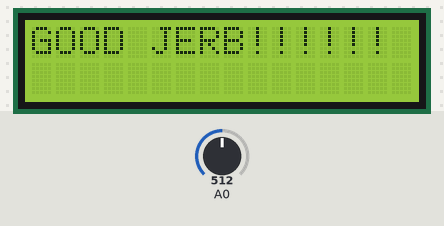
A sketch run on a simulated Arduino Mega 2560, built with avr-gcc and run on an emulated ATmega2560. Parts: 16×2 character LCD. The inputs (shaded band) are chosen by the test bench; at power-on: A0 = 512.

Above: at 0.28 s.
At 20.02 s:
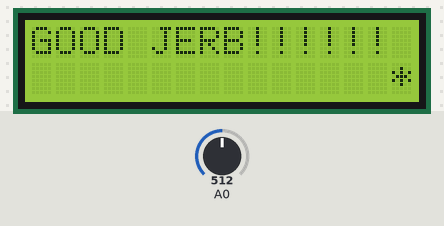
At 39.43 s:
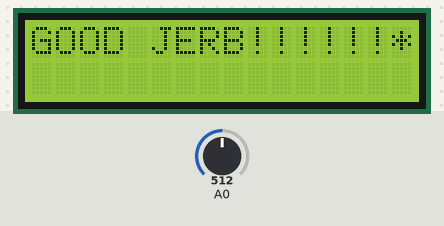

The sketch:

XAPI_DEBUG_V3.ino
```cpp
#include <Serial_service.h>
#include <LiquidCrystal.h>
#include <LCD_service.h>
#include <Xapi.h>
#include <Subscriptions.h>
#include <Universal.h>
#include <Util.h>
#include <Single_buff.h>

//0013a200
//40a1446d

//***********************************************
//***********************************************
Xapi xapi = Xapi(Serial);
Serial_service serial_service = Serial_service(Serial1, xapi);
LCD_service lcd_service(xapi);

uint8_t msg1[] =   "I FEEL GREAT";
uint8_t msg2[] =   "COMMODORE 64";
uint8_t _clear[] = "                ";


//***********************************************
//***********************************************
void setup()
{
 Serial.begin(MISC_SERIAL_SPEED);
 Serial1.begin(MISC_SERIAL_SPEED);


}

//***********************************************
//***********************************************
void loop()
{
  system_active();
  process_buttons();
  xapi.xapi_latch();
  lcd_service.lcd_service_latch();
  serial_service.serial_service_latch();
  //delay(4000);
}

//***********************************************
//***********************************************

void process_buttons()
{
  // storage for the button
  int button;

  button = lcd_service.get_lcd_key();

  // process packet
  if(button == LCD_btnSELECT)
  {

    lcd_service.lcd_snd_local_serial_debug((const uint8_t*)"SELECT");
    //lcd_service.lcd_snd_LOCAL_message(0,0,(const uint8_t*)"VICTORY(C)     ");
    lcd_service.lcd_snd_EXTERNAL_message(ADDR_MSB, 0x40a1446d, ADDR16_BROADCAST,
                                        0,0,(const uint8_t*)"VICTORY(EN)    ");


    /*
    lcd_service.lcd_snd_EXTERNAL_message(  DEBUG_MSB_ADDR,
					  DEBUG_LSB_ADDR,
				          DEBUG_ADDR16,
					  0,
					  0,
					  _clear);


   lcd_service.lcd_snd_EXTERNAL_message(  DEBUG_MSB_ADDR,
					  DEBUG_LSB_ADDR,
				          DEBUG_ADDR16,
					  0,
					  0,
					  msg1);

  lcd_service.lcd_print(0, 0, (const char*)"first message");
  lcd_service.lcd_print(0,1, (const char*)"                ");

*/
  }

  if(button == LCD_btnLEFT )
  {

    lcd_service.lcd_snd_LOCAL_message(0,0,(const uint8_t*)"GOOD JERB!!!!!!");

    /*
    lcd_service.lcd_snd_EXTERNAL_message(  DEBUG_MSB_ADDR,
					  DEBUG_LSB_ADDR,
				          DEBUG_ADDR16,
					  0,
					  1,
					  _clear);


    lcd_service.lcd_snd_EXTERNAL_message(  DEBUG_MSB_ADDR,
					  DEBUG_LSB_ADDR,
				          DEBUG_ADDR16,
					  0,
					  1,
					  msg2);

  lcd_service.lcd_print(0, 1, (const char*)"second message");
  lcd_service.lcd_print(0,0, (const char*)"                ");

  */
  }
}

//***********************************************
//***********************************************
void system_active()
{
    static uint16_t cnt = 0;
    static uint8_t row = 0;

    cnt++;

    if ( (cnt%2500) == 0)
   {
     // turn off both stars
     lcd_service.lcd_print(15, 0, (const char*)" ");
     lcd_service.lcd_print(15, 1, (const char*)" ");

     row++;
     // turn on new row
     lcd_service.lcd_print(15, row%2, (const char*)"*");

   }

}
```

Serial_service.h
```cpp
#ifndef SERIAL_SERVICE_h
#define SERIAL_SERVICE_h

#include <arduino.h>
#include <single_buff.h>
#include <util.h>
#include <xapi.h>

//**********************************************
//**********************************************
// The Serial Service allows for the XAPI to
// communicate over a standard serial connection
// to the outside world. This service only
// communicates via the standard TUN packet.
// TUN packet format:
// Format of the TUNNELED (TUN) packet in ASCII-HEX:
// $[TYPE:2][PAYLOAD_SZ:2][CHECKSUM:4][PAYLOAD:?]%


class Serial_service
{
	// The objects this service requires
	private:
		Util m_util;
		HardwareSerial& m_serial;
		Xapi& m_xapi;

	// This buffer and variables keep track of
	// incoming RX bytes.
	private:
		uint8_t m_rx_buff[LARGE_BUFF_SZ];
		boolean m_rx_start_found;
		boolean m_rx_end_found;
		boolean m_rx_buff_ready;
		uint8_t m_rx_buff_index;

	// routines to maintain state
	private:
		uint8_t assemble_TUN_packet(uint8_t c);
		void reset_rx_state();
		boolean process_TUN_packet(	uint8_t* buff, uint8_t buff_sz);
		void simple_local_LCD_msg( uint8_t* buff, uint8_t buff_sz);
		void snd_serial_add_frame(const uint8_t* buff, uint8_t buff_sz);
		void snd_local_TUN_packet_via_serial();

	// constructor and latch
	public:
		Serial_service(HardwareSerial& _serial, Xapi& _xapi);
		void serial_service_latch();
};

#endif
```

Single_buff.h
```cpp
#ifndef SINGLE_BUFF_h
#define SINGLE_BUFF_h
#include <arduino.h>
#include <universal.h>
#include <util.h>

//**********************************************
//**********************************************
// state kept for single_buff

class Single_buff
{
	private:
		void reset_buffer();

	// maintains state of the buffer
	private:
		uint8_t m_buff_array[LARGE_BUFF_SZ];
		boolean m_buff_ready;
		uint8_t m_buff_sz;
		Util m_util;
		uint16_t m_buffer_id;

	// general routines to add and remove buffer
	public:
		Single_buff();
		uint8_t add_SYS_buffer(uint8_t* buff, const uint8_t sz);
		uint8_t add_TUN_buffer(uint8_t* buff, const uint8_t sz);
		uint8_t add_TUN_buffer(uint8_t* buff, const uint8_t sz, const uint8_t ID);
		uint8_t pop_top(uint8_t* buff, const uint8_t sz);
		uint16_t get_buffer_id();
		boolean any_items();

	// routines for use on TUN packets.
	public:
		int get_TUN_type();

};

#endif
```

Subscriptions.h
```cpp
#ifndef SUBSCRIPTIONS_h
#define SUBSCRIPTIONS_h
#include "Arduino.h"
#include "Universal.h"

//**********************************************
//**********************************************
// This class simply keeps track of of what
// TUN ID's the service wants to be notified of.

class Subscriptions
{
	// for all callers
	public:
		void set_subscriptions(uint8_t* type_array, uint8_t items);
		boolean add_subscription(uint8_t type);
		boolean is_subscribed(uint8_t type);

	// Constructors
	public:
		Subscriptions();

	// private functions
	private:
		void reset_subscriptions();

	// state variables
	private:
		uint8_t m_subscriptions[SUB_MAX_SUBSCRIPTIONS];
		uint8_t m_total_subscriptions;

};

#endif
```

Universal.h
```cpp
#ifndef UNIVERSAL_h
#define UNIVERSAL_h

//***********************************************
//***********************************************
// Format of the TUNNELED (TUN) packet in ASCII-HEX:
// $[TYPE:2][PAYLOAD_SZ:2][CHECKSUM:4][PAYLOAD:?]%

//***********************************************
//***********************************************
// API byte locations in buffers going to/from XBEE
#define API_START_LOC 0
#define API_LENGTH_MSB_LOC 1
#define API_LENGTH_LSB_LOC 2
#define API_FRAME_TYPE_LOC 3
#define API_FRAME_ID_LOC 4
#define API_BROADCAST_RADIUS_MAX 0x00
#define API_DEFAULT_OPTIONS 0x00
#define API_NULL_BYTE 0x00
#define API_FRAME_TX_REQUEST 0x10

//***********************************************
//***********************************************
// This file contains all the #defines needed
// by the Xapi and services. The intent is that
// everyone has the same values for buffer sizes,
// SYS packet types and TUN packet types. Therefore,
// there is no confusion or memory buffer mismatches.
// Please update this file to optimize memory usage.

//***********************************************
//***********************************************
// Standard Buffer sizes.
// These buffer sizes must be used by all services
// and the Xapi to ensure there is no buffer size
// mismatches. Please keep buffer sizes to three
// buffer sizes max. The more there are defined,
// the more confusing the system becomes.
//
// WARNING: If you modify these values, you MUST
// modify those values on the PC as well.
#define LARGE_BUFF_SZ 70
#define MED_BUFF_SZ 40
#define SMALL_BUFF_SZ 20
#define _8_BIT_SZ 3
#define _16_BIT_SZ 5
#define _32_BIT_SZ 9

//***********************************************
//***********************************************
// System (SYS) packet types
#define SYS_PACKET_SIZE_CORRECTION 4

//***********************************************
//***********************************************
// Tunnelled (TUN) packet types
// Note: All packet types must be listed here
// This will help keep type allocations straight

// illegal TUN type
#define ILLEGAL_TUN_TYPE 0x00

// to ship out a LCD messages
#define TUN_TYPE_EXTERNAL_LCD_MSG 0x01
#define TUN_TYPE_LOCAL_LCD_MSG 0x02

// For simple local LCD display (debug)
#define TUN_TYPE_LOCAL_SIMPLE_LCD_MSG 0x03
#define TUN_TYPE_EXTERNAL_SIMPLE_LCD_MSG 0x04

// Reserved
#define TUN_TYPE_RESERVED 0x05

// for serial debug messages
#define TUN_TYPE_EXTERNAL_SERIAL_DEBUG_MSG 0x06
#define TUN_TYPE_LOCAL_SERIAL_DEBUG_MSG 0x07

// for chat
#define TUN_TYPE_EXTERNAL_CHAT 0x08
#define TUN_TYPE_LOCAL_CHAT 0x09


//***********************************************
//***********************************************
// XBee Byte Locations (XLOC) for outgoing packets
// to the XBee module via a serial connection

//***********************************************
//***********************************************
// System packet byte locations (SLOC) for incoming
// packets from the xbee module.
#define SLOC_API_FRAME_TYPE_LOC 3
#define SLOC_API_LENGTH_MSB_LOC 1
#define SLOC_API_LENGTH_LSB_LOC 2

//***********************************************
//***********************************************
// Tunnelled packet byte locations (TLOC) for incoming
// packets from the xbee module.

//***********************************************
//***********************************************
// Sentinel bytes (SENT) used throughout the system.
#define SENT_XAPI_START_BYTE 0x7E
#define SENT_START_BYTE '$'
#define SENT_END_BYTE '%'
#define SENT_API_NULL_BYTE 0x00
#define SENT_CHAR_NULL_BYTE '\0'
#define SENT_NULL_TUN_TYPE ILLEGAL_TUN_TYPE

//***********************************************
//***********************************************
// Return values (RET) used throughout the system.
#define RET_NEGATIVE -1
#define RET_ZERO 0

//***********************************************
//***********************************************
// Misc values (MISC) used throughout the system.
#define MISC_SERIAL_SPEED 57600
#define MISC_PC_SPEED 9600
#define MISC_8BIT_HEX_SZ 2
#define MISC_16BIT_HEX_SZ 4
#define MISC_32BIT_HEX_SZ 8
#define MISC_ANTI_SLAM 220
#define MISC_TUN_HEADER_SZ 8
#define MISC_TUN_HEADER_NO_CHECKSUM_SZ 4
#define MISC_TUN_START_STOP_SZ 2
#define MISC_LCD_WIDTH 16


//***********************************************
//***********************************************
// LCD values that are intended to be used
// with the LCD service (LCD)
// REMEBER: Any new packet types of this service
// should be filed under the TUN packet types
// section. All service packet types are of type
// TUN. They are TUNneled packets.

#define LCD_btnRIGHT  0
#define LCD_btnUP     1
#define LCD_btnDOWN   2
#define LCD_btnLEFT   3
#define LCD_btnSELECT 4
#define LCD_btnNONE   5
#define LCD_SCREEN_WIDTH 16
#define LCD_ROW_0 0
#define LCD_ROW_1 1
#define LCD_X_START 0
#define LCD_X_END 1
#define LCD_X_SZ 2
#define LCD_Y_START 2
#define LCD_Y_END 3
#define LCD_Y_SZ 2
#define LCD_MSG_START 4


//***********************************************
//***********************************************
// Locations into the TUN type necessary for
// extractions
// Format of the TUNNELED (TUN) packet in ASCII-HEX:
// [TYPE:2][PAYLOAD_SZ:2][CHECKSUM:4][PAYLOAD:?]

#define TUN_TYPE_START 0
#define TUN_TYPE_END 1
#define TUN_TYPE_SZ 2

#define TUN_PAYLOAD_SZ_START 2
#define TUN_PAYLOAD_SZ_END 3
#define TUN_PAYLOAD_SZ_SZ 2

#define TUN_CHECKSUM_START 4
#define TUN_CHECKSUM_END 7
#define TUN_CHECKSUM_SZ 4

#define TUN_PAYLOAD_START 8


//***********************************************
//***********************************************
// Addresses used for broadcasts

#define MSB_BROADCAST_ADDR 0x00000000
#define LSB_BROADCAST_ADDR 0x0000FFFF
#define ADDR16_BROADCAST 0xFFFE
#define DH_BROADCAST 0x0
#define DL_BROADCAST 0xFFFF
#define ADDR_MSB 0x0013a200
#define BYTE0_MSB 0
#define BYTE0_LSB 1
#define BYTE1_MSB 2
#define BYTE1_LSB 3
#define BYTE2_MSB 4
#define BYTE2_LSB 5
#define BYTE3_MSB 6
#define BYTE3_LSB 7

//***********************************************
//***********************************************
// Length correction for different packets (CORR).
#define CORR_0x10_LENGTH_CORRECTION 14

#define DEBUG_MSB_ADDR 0x0013a200
#define DEBUG_LSB_ADDR 0x40a1446d
#define DEBUG_ADDR16 0xFFFE

//***********************************************
//***********************************************
// Used by Subscriptions (SUB)
#define SUB_MAX_SUBSCRIPTIONS 5


#endif
```

Util.h
```cpp
#ifndef UTIL_h
#define UTIL_h
#include <arduino.h>


//***********************************************
//***********************************************
// UTIL. This file contains utility functions
// that can be utilized by all code within
// the system.

class Util
{
	private:


	// Generic routines useful to all
	public:
		void int_to_hex32(uint32_t value, uint32_t size, char stor_buff[]);
		void int_to_hex(const int value, const int size, char stor_buff[]);
		uint8_t ascii_hex_byte_to_int(const uint8_t msb, const uint8_t lsb);
		uint16_t hex_to_int(int start_byte, int end_byte, int size, const uint8_t* buffer);
		void clean_packet(uint8_t* packet, uint16_t size);
		uint8_t cpy_buff(uint8_t* dest, const uint8_t* src, const uint8_t byte_cnt);
		boolean verify_checksum(const uint8_t* packet);

	// Routines generally only useful on SYS packet types
	public:
		uint8_t get_SYS_packet_length(const uint8_t* packet);

	// routines specific to TUN packets
	public:
		uint8_t create_TUN_packet(uint8_t, const uint8_t*,uint8_t, uint8_t*, uint8_t);
		uint8_t get_TUN_type(const uint8_t* packet);
		uint8_t get_TUN_payload_sz(const uint8_t* packet);
		uint8_t get_TUN_packet_sz(const uint8_t* packet);
		boolean is_TUN_packet_framed(const uint8_t* packet);
		boolean remove_TUN_frame(uint8_t* packet);
		uint16_t get_TUN_checksum(const uint8_t* packet);
		uint16_t derive_TUN_checksum(const uint8_t* packet);
		uint8_t get_TUN_payload(const uint8_t* packet, uint8_t* buff, uint8_t buff_sz);

	// routine to create a LCD TUN packet (either local or external)
	public:
		uint8_t construct_lcd_payload(	const uint8_t x,
										const uint8_t y,
										const uint8_t* str,
										const uint8_t str_sz,
										uint8_t* buff,
										const uint8_t buff_sz);

		uint8_t create_TUN_lcd_packet(	const boolean is_local,
										const uint8_t x,
										const uint8_t y,
										const uint8_t* str,
										const uint8_t str_sz,
										uint8_t* buff,
										const uint8_t buff_sz);

	// routines to send a TUN packet through serial
	public:
		uint8_t create_TUN_serial_packet(	const uint8_t TUN_type,
											const uint8_t* str,
											const uint8_t str_sz,
											uint8_t* buff,
											const uint8_t buff_sz);

	// Constructors
	public:
		Util();
};

#endif
```

Xapi.h
```cpp
#ifndef XAPI_h
#define XAPI_h
#include <arduino.h>
#include <single_buff.h>
#include <util.h>

//***********************************************
//***********************************************
// XAPI - the lowest level driver.
// This API will simply TX/RX from the XBee module.
// For further functionality, services must be added.
// Only create one instance of this class and pass it
// by reference to the services.

class Xapi
{
	// private variables for TMP/SYS packets
	// EXTERNAL SYS PACKET
	private:
		uint8_t m_TMP_packet[LARGE_BUFF_SZ];
		uint16_t m_TMP_bytes_read;
		Single_buff m_SYS_single_buff;

	// private variables dealing with TUN packets
	// EXTERNAL TUN PACKET
	private:
		uint8_t m_external_TUN_packet[LARGE_BUFF_SZ];
		boolean m_external_TUN_start_found;
		boolean m_external_TUN_end_found;
		uint8_t m_external_TUN_buff_index;
		Single_buff m_external_TUN_single_buff;

	// private variables dealing with local TUN packets
	// LOCAL TUN PACKET
	private:
		Single_buff m_local_TUN_single_buff;

	// Generic private variables
	private:
		HardwareSerial& m_xbee_serial;
		uint32_t m_cooldown;
		Util m_util;

	// Private functions dealing with SYS/TMP packets
	private:
		void TMP_reset_packet_state();
		bool is_xbee_TMP_packet_ready();
		uint8_t get_TMP_packet_length(const uint8_t* packet);

	// Private functions dealing with TUN packets
	private:
		uint8_t TUN_filter_packet(uint8_t c);
		void TUN_reset_external_packet_state();

	// public functions to send 0x10 Transmit Request packet
	public:
		void snd_packet(const uint8_t* packet, uint16_t size);
		void _0x10_get_length(const uint8_t* payload, uint8_t* length_str);
		uint8_t construct_transmit_req(	const uint32_t addrMSB,
										const uint32_t addrLSB,
										const uint16_t addr16,
										const uint8_t* payload,
										const uint8_t payload_sz,
										uint8_t* buff,
										const uint8_t buff_sz);

	// Generic private functions
	private:
		void update_cooldown();
		uint8_t calc_checksum(const uint8_t* packet);

	 // public functions to connect to the Xapi_comms class
	 public:

		// external TUN
		int CONNECT_external_TUN_get_type();
		uint16_t CONNECT_external_TUN_get_id();
		uint8_t CONNECT_external_TUN_get_packet(uint8_t* buff, const uint8_t buff_sz);

		// local TUN
		int CONNECT_local_TUN_get_type();
		uint16_t CONNECT_local_TUN_get_id();
		uint8_t CONNECT_local_TUN_get_packet(uint8_t* buff, const uint8_t buff_sz);
		uint8_t CONNECT_local_TUN_set_packet(uint8_t* buff, const uint8_t buff_sz);

	// All public functions
	public:
		Xapi(HardwareSerial& _xbee_serial);
		void xapi_latch();
		boolean TUN_packet_exists();
		uint8_t get_TUN_packet(uint8_t* buff, const uint8_t buff_sz);
		int get_TUN_type();
};

#endif
```

Source omitted: LCD_service.h (1888 bytes)

Measured:
- what the display in image 0 shows lasts 0.4 s, from 0.1 s to 0.5 s
